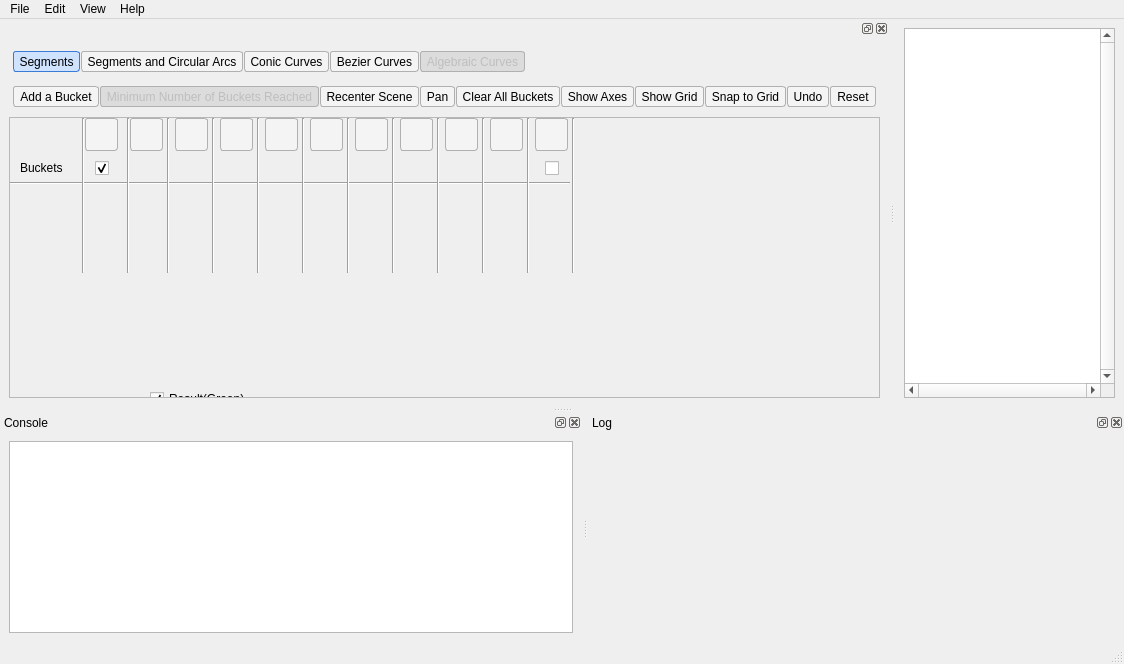
<?xml version="1.0" encoding="UTF-8"?>
<ui version="4.0">
 <class>Boolean_set_operations_2</class>
 <widget class="QMainWindow" name="Boolean_set_operations_2">
  <property name="geometry">
   <rect>
    <x>0</x>
    <y>0</y>
    <width>1124</width>
    <height>664</height>
   </rect>
  </property>
  <property name="windowTitle">
   <string>Boolean Set Operations and Minkowksi Sum</string>
  </property>
  <property name="windowIcon">
   <iconset resource="Boolean_operations_2.qrc">
    <normaloff>:/cgal/icons/resources/cgal_logo.xpm</normaloff>:/cgal/icons/resources/cgal_logo.xpm</iconset>
  </property>
  <widget class="QWidget" name="centralwidget">
   <layout class="QVBoxLayout" name="vertical_layout_2">
    <item>
     <widget class="QGraphicsView" name="graphics_view">
      <property name="focusPolicy">
       <enum>Qt::StrongFocus</enum>
      </property>
      <property name="verticalScrollBarPolicy">
       <enum>Qt::ScrollBarAlwaysOn</enum>
      </property>
      <property name="horizontalScrollBarPolicy">
       <enum>Qt::ScrollBarAlwaysOn</enum>
      </property>
      <property name="transformationAnchor">
       <enum>QGraphicsView::NoAnchor</enum>
      </property>
     </widget>
    </item>
   </layout>
  </widget>
  <widget class="QMenuBar" name="menubar">
   <property name="geometry">
    <rect>
     <x>0</x>
     <y>0</y>
     <width>1124</width>
     <height>25</height>
    </rect>
   </property>
   <widget class="QMenu" name="menu_file">
    <property name="title">
     <string>File</string>
    </property>
    <addaction name="action_new" />
    <addaction name="separator" />
    <addaction name="action_open_linear" />
    <addaction name="action_open_circular" />
    <addaction name="action_open_conic" />
    <addaction name="action_open_bezier" />
    <addaction name="action_open_polyline" />
    <addaction name="separator" />
    <addaction name="action_save_current_bucket" />
    <addaction name="separator" />
    <addaction name="action_quit" />
   </widget>
   <widget class="QMenu" name="menu_edit">
    <property name="title">
     <string>Edit</string>
    </property>
      <addaction name="action_insert_linear"/> 
      <addaction name="action_insert_circular"/>
      <addaction name="action_insert_conic" />
      <addaction name="action_insert_bezier" />
      <addaction name="action_insert_algebraic" />
      <addaction name="separator"/>
      <addaction name="action_insert_polyline" />
      <addaction name="separator"/>
      <addaction name="action_add_color" />
      <addaction name="action_minus_color" />
      <addaction name="separator"/>
      <addaction name="action_delete_all"/>
      <addaction name="action_undo"/>
      <addaction name="action_new"/>
      <addaction name="separator"/>
      <addaction name="action_error_operand"/>
      <addaction name="action_warn_not_empty"/>
   </widget>
   <widget class="QMenu" name="menu_view">
    <property name="title">
     <string>View</string>
    </property>
    <addaction name="action_recenter"/>
    <addaction name="action_pan"/>
    <addaction name="separator"/>
    <addaction name="show_color_bucket"/>
    <addaction name="show_console"/>
    <addaction name="show_info"/>
    <addaction name="separator"/>
    <addaction name="action_axis"/>
    <addaction name="action_grid"/>
    <addaction name="action_grid_denser"/>
    <addaction name="action_grid_sparser"/>
    <addaction name="action_snap_to_grid"/>
   </widget>
   <widget class="QMenu" name="menu_help">
    <property name="title">
     <string>Help</string>
    </property>
    <addaction name="action_about_cgal"/>
    <addaction name="action_about_bolop"/>
    <addaction name="action_about_minkop"/>
    <addaction name="action_about_demo"/>
   </widget>
   <addaction name="menu_file"/>
   <addaction name="menu_edit"/>
   <!-- <addaction name="menu_operations"/> -->
   <addaction name="menu_view"/>
   <addaction name="menu_help"/>
  </widget>
  <widget class="QStatusBar" name="statusbar"/>
  <widget class="QDockWidget" name="console_dock_widget">
   <property name="minimumSize" >
    <size>
      <width>400</width>
      <height>70</height>
    </size>
   </property>
   <property name="allowedAreas">
    <set>Qt::TopDockWidgetArea</set>
   </property>
   <property name="windowTitle">
    <string>Console</string>
   </property>
   <attribute name="dockWidgetArea">
    <number>8</number>
   </attribute>
   <widget class="QWidget" name="dock_widget_contents">
    <layout class="QVBoxLayout" name="vertical_layout_3">
     <item>
      <widget class="QTextEdit" name="console_text_edit">
       <property name="readOnly">
        <bool>true</bool>
       </property>
      </widget>
     </item>
    </layout>
   </widget>
  </widget>
  <widget class="QDockWidget" name="scene_dock_widget">
   <property name="minimumSize" >
    <size>
      <width>593</width>
      <height>200</height>
    </size>
   </property>
   <property name="sizePolicy">
    <sizepolicy hsizetype="Preferred" vsizetype="Expanding">
     <horstretch>0</horstretch>
     <verstretch>0</verstretch>
    </sizepolicy>
   </property>
   <property name="locale">
    <locale language="English" country="UnitedStates"/>
   </property>
   <property name="allowedAreas">
    <set>Qt::BottomDockWidgetArea</set>
   </property>
   <property name="windowTitle">
    <string/>
   </property>
   <attribute name="dockWidgetArea">
    <number>1</number>
   </attribute>
   <widget class="QWidget" name="dock_widget_content">
    <property name="styleSheet">
     <string notr="true">QToolButton {
  background-color: #f4f4f4;
  border: 1px solid #b0b0b0;
  border-radius: 3px;
  padding: 1px;
}
QToolButton:hover {
  background-color: white;
  border-color: #505050;
}
QToolButton:disabled {
  background-color: #dcdcdc;
  border-color: #b0b0b0;
}
QToolButton:checked, QToolButton:pressed {
  background-color: #cfe3ff;
  border-color: #3a7bd5;
}
QLabel#visible_icon, QLabel#draw_header {
  background-color: #f4f4f4;
  border: 1px solid #b0b0b0;
  border-radius: 3px;
}
QLabel#visible_icon:hover, QLabel#draw_header:hover {
  background-color: white;
  border-color: #505050;
}</string>
    </property>
    <layout class="QGridLayout" name="grid_layout_2">
     <item row="0" column="0">
      <layout class="QVBoxLayout" name="vertical_layout">
       <item>
        <layout class="QHBoxLayout" name="horizontal_layout">
         <property name="spacing">
          <number>0</number>
         </property>
         <item>
          <!-- One toolbar for all traits; add new traits actions here. -->
          <widget class="QToolBar" name="traits_tool_bar">
           <attribute name="toolBarArea">
            <enum>TopToolBarArea</enum>
           </attribute>
           <attribute name="toolBarBreak">
            <bool>false</bool>
           </attribute>
           <property name="iconSize">
            <size>
             <width>32</width>
             <height>32</height>
            </size>
           </property>
           <addaction name="action_insert_linear"/>
           <addaction name="action_insert_circular"/>
           <addaction name="action_insert_conic"/>
           <addaction name="action_insert_bezier"/>
           <addaction name="action_insert_algebraic"/>
          </widget>
         </item>
         <item>
          <spacer name="traits_tool_bar_spacer">
           <property name="orientation">
            <enum>Qt::Horizontal</enum>
           </property>
           <property name="sizeHint" stdset="0">
            <size>
             <width>0</width>
             <height>0</height>
            </size>
           </property>
          </spacer>
         </item>
        </layout>
       </item>  
       <item>
        <layout class="QHBoxLayout" name="horizontal_layout_3">
         <property name="spacing">
          <number>0</number>
         </property>
         <item>
          <widget class="QToolBar" name="tools_tool_bar">
           <attribute name="toolBarArea">
            <enum>TopToolBarArea</enum>
           </attribute>
           <attribute name="toolBarBreak">
            <bool>false</bool>
           </attribute>
           <addaction name="action_add_color"/>
           <addaction name="action_minus_color"/>
           <addaction name="action_recenter"/>
           <addaction name="action_pan"/>
           <addaction name="action_delete_all"/>
           <addaction name="action_axis"/>
           <addaction name="action_grid"/>
           <addaction name="action_snap_to_grid"/>
           <addaction name="action_undo"/>
           <addaction name="action_new"/>
          </widget>
         </item>
         <item>
          <spacer name="tools_tool_bar_spacer">
           <property name="orientation">
            <enum>Qt::Horizontal</enum>
           </property>
           <property name="sizeHint" stdset="0">
            <size>
             <width>0</width>
             <height>0</height>
            </size>
           </property>
          </spacer>
         </item>
        </layout>
      </item>
      <item>
        <widget class="QScrollArea" name="scroll_area_2">
         <property name="widgetResizable">
          <bool>true</bool>
         </property>
         <widget class="QWidget" name="scroll_area_widget_contents_2">
            <property name="geometry">
             <rect>
              <x>0</x>
              <y>0</y>
              <width>400</width>
              <height>350</height>
             </rect>
            </property>



            <widget class="Line" name="line0">
              <property name="geometry">
                <rect>
                <x>0</x>
                <y>50</y>
                <width>560</width>
                <height>30</height>
                </rect>
              </property>
              <property name="orientation">
               <enum>Qt::Horizontal</enum>
              </property>
            </widget>
            <widget class="Line" name="line0006">
              <property name="geometry">
                <rect>
                <x>70</x>
                <y>0</y>
                <width>7</width>
                <height>155</height>
                </rect>
              </property>
              <property name="visible">
                <bool>true</bool>
              </property>
              <property name="orientation">
               <enum>Qt::Vertical</enum>
              </property>
            </widget>
            <widget class="Line" name="line1">
              <property name="geometry">
                <rect>
                <x>115</x>
                <y>0</y>
                <width>7</width>
                <height>155</height>
                </rect>
              </property>
              <property name="orientation">
               <enum>Qt::Vertical</enum>
              </property>
            </widget>
            <widget class="Line" name="line2">
              <property name="geometry">
                <rect>
                <x>155</x>
                <y>0</y>
                <width>7</width>
                <height>155</height>
                </rect>
              </property>
              <property name="orientation">
               <enum>Qt::Vertical</enum>
              </property>
            </widget>
            <widget class="Line" name="line3">
              <property name="geometry">
                <rect>
                <x>200</x>
                <y>0</y>
                <width>7</width>
                <height>155</height>
                </rect>
              </property>
              <property name="orientation">
               <enum>Qt::Vertical</enum>
              </property>
            </widget>
            <widget class="Line" name="line4">
              <property name="geometry">
                <rect>
                <x>245</x>
                <y>0</y>
                <width>7</width>
                <height>155</height>
                </rect>
              </property>
              <property name="orientation">
               <enum>Qt::Vertical</enum>
              </property>
            </widget>
            <widget class="Line" name="line5">
              <property name="geometry">
                <rect>
                <x>290</x>
                <y>0</y>
                <width>7</width>
                <height>155</height>
                </rect>
              </property>
              <property name="orientation">
               <enum>Qt::Vertical</enum>
              </property>
            </widget>
            <widget class="Line" name="line6">
              <property name="geometry">
                <rect>
                <x>335</x>
                <y>0</y>
                <width>7</width>
                <height>155</height>
                </rect>
              </property>
              <property name="orientation">
               <enum>Qt::Vertical</enum>
              </property>
            </widget>
            <widget class="Line" name="line0007">
              <property name="geometry">
                <rect>
                <x>380</x>
                <y>0</y>
                <width>7</width>
                <height>155</height>
                </rect>
              </property>
              <property name="visible">
                <bool>true</bool>
              </property>
              <property name="orientation">
               <enum>Qt::Vertical</enum>
              </property>
            </widget>
            <widget class="Line" name="line06">
              <property name="Visible">
                <bool>true</bool>
              </property>
              <property name="geometry">
                <rect>
                <x>425</x>
                <y>0</y>
                <width>7</width>
                <height>155</height>
                </rect>
              </property>
              <property name="orientation">
               <enum>Qt::Vertical</enum>
              </property>
            </widget>
            <widget class="Line" name="line061">
              <property name="Visible">
                <bool>true</bool>
              </property>
              <property name="geometry">
                <rect>
                <x>470</x>
                <y>0</y>
                <width>7</width>
                <height>155</height>
                </rect>
              </property>
              <property name="orientation">
               <enum>Qt::Vertical</enum>
              </property>
            </widget>
            <widget class="Line" name="line062">
              <property name="Visible">
                <bool>true</bool>
              </property>
              <property name="geometry">
                <rect>
                <x>515</x>
                <y>0</y>
                <width>7</width>
                <height>155</height>
                </rect>
              </property>
              <property name="orientation">
               <enum>Qt::Vertical</enum>
              </property>
            </widget>
            <widget class="Line" name="line063">
              <property name="Visible">
                <bool>true</bool>
              </property>
              <property name="geometry">
                <rect>
                <x>560</x>
                <y>0</y>
                <width>7</width>
                <height>155</height>
                </rect>
              </property>
              <property name="orientation">
               <enum>Qt::Vertical</enum>
              </property>
            </widget>



            <widget class="QLabel" name="color_header" >
              <property name="sizePolicy" >
               <sizepolicy vsizetype="Fixed" hsizetype="Preferred" >
                <horstretch>0</horstretch>
                <verstretch>0</verstretch>
               </sizepolicy>
              </property>
              <property name="geometry">
                <rect>
                  <x>10</x>
                  <y>35</y>
                  <width>65</width>
                  <height>30</height>  
                </rect>
              </property>
              <property name="text" >
               <string>Buckets</string>
              </property>
            </widget>
            <widget class="QCheckBox" name="visible_header">
             <property name="geometry">
              <rect>
               <x>85</x>
               <y>35</y>
               <width>30</width>  
               <height>30</height>  
              </rect>
             </property>
             <property name="checkable" >
              <bool>true</bool>
             </property>
             <property name="checked">
              <bool>true</bool>
             </property>
            </widget>
            <widget class="QLabel" name="visible_icon">
              <property name="geometry">  
                <rect>
                  <x>75</x>
                  <y>0</y>
                  <width>33</width>
                  <height>33</height>
                </rect> 
              </property>   
              <property name="sizePolicy" >
               <sizepolicy vsizetype="Fixed" hsizetype="Preferred" >
                <horstretch>0</horstretch>
                <verstretch>0</verstretch>
               </sizepolicy>
              </property>
                <property name="toolTip">
              <string>Visible</string>
             </property>
             <property name="pixmap">  
                <pixmap>:/cgal/icons/resources/vis.bmp</pixmap>  
              </property> 
              <property name="alignment">
               <set>Qt::AlignCenter</set>
              </property>
            </widget>
            <widget class="QLabel" name="draw_header" >  
              <property name="pixmap">  
                <pixmap>:/cgal/icons/resources/draw.png</pixmap>  
              </property> 
              <property name="geometry">  
                <rect>
                  <x>120</x>
                  <y>0</y>
                  <width>33</width>
                  <height>33</height>
                </rect> 
              </property>   
              <property name="toolTip">
                <string>Draw/Insert</string>
              </property>
              <property name="sizePolicy" > 
               <sizepolicy vsizetype="Fixed" hsizetype="Preferred" >  
                <horstretch>0</horstretch>  
                <verstretch>0</verstretch>  
               </sizepolicy>  
              </property> 
              <property name="alignment">
               <set>Qt::AlignCenter</set>
              </property>
            </widget>
            <widget class="QToolButton" name="action_complement_h">
              <property name="geometry">
                <rect>
                  <x>165</x>
                  <y>0</y>
                  <width>33</width>
                  <height>33</height>  
                </rect>
              </property>
              <property name="IconSize">
                <size>
                  <width>27</width>
                  <height>25</height>
                </size>
              </property>
              <property name="sizePolicy" >
               <sizepolicy vsizetype="Fixed" hsizetype="Preferred" >
                <horstretch>0</horstretch>
                <verstretch>0</verstretch>
               </sizepolicy>
              </property>
             <property name="checkable" >
              <bool>true</bool>
             </property>
             <property name="icon">
              <iconset resource="Boolean_operations_2.qrc">
               <normaloff>:/cgal/icons/resources/comp_P.xpm</normaloff>:/cgal/icons/resources/comp_P.xpm</iconset>
             </property>
             <property name="toolTip">
              <string>Complement</string>
             </property>
             <property name="shortcut">
              <string>Ctrl+C</string>
             </property>
            </widget>
            <widget class="QToolButton" name="action_intersection_h">
              <property name="geometry">
                <rect>
                  <x>210</x>
                  <y>0</y>
                  <width>33</width>
                  <height>33</height>  
                </rect>
              </property>
              <property name="IconSize">
                <size>
                  <width>27</width>
                  <height>25</height>
                </size>
              </property>
              <property name="sizePolicy" >
               <sizepolicy vsizetype="Fixed" hsizetype="Preferred" >
                <horstretch>0</horstretch>
                <verstretch>0</verstretch>
               </sizepolicy>
              </property>
             <property name="checkable" >
              <bool>true</bool>
             </property>
             <property name="icon">
              <iconset resource="Boolean_operations_2.qrc">
               <normaloff>:/cgal/icons/resources/intersection.xpm</normaloff>:/cgal/icons/resources/intersection.xpm</iconset>
             </property>
             <property name="toolTip">
              <string>Intersection</string>
             </property>
             <property name="shortcut">
              <string>Ctrl+I</string>
             </property>
            </widget>
            <widget class="QToolButton" name="action_union_h">
              <property name="geometry">
                <rect>
                  <x>255</x>
                  <y>0</y>
                  <width>33</width>
                  <height>33</height>  
                </rect>
              </property>
              <property name="IconSize">
                <size>
                  <width>27</width>
                  <height>25</height>
                </size>
              </property>
              <property name="sizePolicy" >
               <sizepolicy vsizetype="Fixed" hsizetype="Preferred" >
                <horstretch>0</horstretch>
                <verstretch>0</verstretch>
               </sizepolicy>
              </property>
             <property name="checkable" >
              <bool>true</bool>
             </property>
             <property name="icon">
              <iconset resource="Boolean_operations_2.qrc">
               <normaloff>:/cgal/icons/resources/union.xpm</normaloff>:/cgal/icons/resources/union.xpm</iconset>
             </property>
             <property name="toolTip">
              <string>Union</string>
             </property>
             <property name="shortcut">
              <string>Ctrl+U</string>
             </property>
            </widget>
            <widget class="QToolButton" name="action_difference_h">
              <property name="geometry">
                <rect>
                  <x>300</x>
                  <y>0</y>
                  <width>33</width>
                  <height>33</height>  
                </rect>
              </property>
              <property name="IconSize">
                <size>
                  <width>27</width>
                  <height>25</height>
                </size>
              </property>
              <property name="sizePolicy" >
               <sizepolicy vsizetype="Fixed" hsizetype="Preferred" >
                <horstretch>0</horstretch>
                <verstretch>0</verstretch>
               </sizepolicy>
              </property>
             <property name="checkable" >
              <bool>true</bool>
             </property>
             <property name="icon">
              <iconset resource="Boolean_operations_2.qrc">
               <normaloff>:/cgal/icons/resources/diff_PQ.xpm</normaloff>:/cgal/icons/resources/diff_PQ.xpm</iconset>
             </property>
             <property name="toolTip">
              <string>Difference</string>
             </property>
             <property name="shortcut">
              <string>Ctrl+D</string>
             </property>
            </widget>
            <widget class="QToolButton" name="action_symmetric_difference_h">
              <property name="geometry">
                <rect>
                  <x>345</x>
                  <y>0</y>
                  <width>33</width>
                  <height>33</height>  
                </rect>
              </property>
              <property name="IconSize">
                <size>
                  <width>27</width>
                  <height>25</height>
                </size>
              </property>
              <property name="sizePolicy" >
               <sizepolicy vsizetype="Fixed" hsizetype="Preferred" >
                <horstretch>0</horstretch>
                <verstretch>0</verstretch>
               </sizepolicy>
              </property>
             <property name="checkable" >
              <bool>true</bool>
             </property>
             <property name="icon">
              <iconset resource="Boolean_operations_2.qrc">
               <normaloff>:/cgal/icons/resources/symm_diff.xpm</normaloff>:/cgal/icons/resources/symm_diff.xpm</iconset>
             </property>
             <property name="toolTip">
              <string>Symmetric Difference</string>
             </property>
             <property name="shortcut">
              <string>Ctrl+S</string>
             </property>
            </widget>
            <widget class="QToolButton" name="action_minkowski_sum_h">
              <property name="geometry">
                <rect>
                  <x>390</x>
                  <y>0</y>
                  <width>33</width>
                  <height>33</height>  
                </rect>
              </property>
              <property name="IconSize">
                <size>
                  <width>27</width>
                  <height>25</height>
                </size>
              </property>
              <property name="sizePolicy" >
               <sizepolicy vsizetype="Fixed" hsizetype="Preferred" >
                <horstretch>0</horstretch>
                <verstretch>0</verstretch>
               </sizepolicy>
              </property>
             <property name="checkable" >
              <bool>true</bool>
             </property>
             <property name="icon">
              <iconset resource="Boolean_operations_2.qrc">
               <normaloff>:/cgal/icons/resources/mink_sum.xpm</normaloff>:/cgal/icons/resources/mink_sum.xpm</iconset>
             </property>
             <property name="toolTip">
              <string>Minkowski Sum</string>
             </property>
             <property name="shortcut">
              <string>Ctrl+M</string>
             </property>
            </widget>
            <widget class="QToolButton" name="action_copy_h">
              <property name="geometry">
                <rect>
                  <x>435</x>
                  <y>0</y>
                  <width>33</width>
                  <height>33</height>  
                </rect>
              </property>
              <property name="IconSize">
                <size>
                  <width>27</width>
                  <height>25</height>
                </size>
              </property>
              <property name="sizePolicy" >
               <sizepolicy vsizetype="Fixed" hsizetype="Preferred" >
                <horstretch>0</horstretch>
                <verstretch>0</verstretch>
               </sizepolicy>
              </property>
             <property name="checkable" >
              <bool>true</bool>
             </property>
             <property name="icon">
              <iconset resource="Boolean_operations_2.qrc">
               <normaloff>:/cgal/icons/resources/copy.png</normaloff>:/cgal/icons/resources/copy.png</iconset>
             </property>
             <property name="toolTip">
              <string>Copy</string>
             </property>
             <property name="shortcut">
              <string>Ctrl+Shift+C</string>
             </property>
            </widget>
            <widget class="QToolButton" name="action_move_h">
              <property name="geometry">
                <rect>
                  <x>480</x>
                  <y>0</y>
                  <width>33</width>
                  <height>33</height>  
                </rect>
              </property>
              <property name="IconSize">
                <size>
                  <width>27</width>
                  <height>25</height>
                </size>
              </property>
              <property name="sizePolicy" >
               <sizepolicy vsizetype="Fixed" hsizetype="Preferred" >
                <horstretch>0</horstretch>
                <verstretch>0</verstretch>
               </sizepolicy>
              </property>
             <property name="checkable" >
              <bool>true</bool>
             </property>
             <property name="icon">
              <iconset resource="Boolean_operations_2.qrc">
               <normaloff>:/cgal/icons/resources/move.png</normaloff>:/cgal/icons/resources/move.png</iconset>
             </property>
             <property name="toolTip">
              <string>Move</string>
             </property>
             <property name="shortcut">
              <string>Ctrl+Shift+M</string>
             </property>
            </widget>
            <widget class="QCheckBox" name="show_clear">
             <property name="geometry">
              <rect>
               <x>535</x>
               <y>35</y>
               <width>140</width>
               <height>30</height>  
              </rect>
             </property>
              <property name="sizePolicy" >
               <sizepolicy vsizetype="Fixed" hsizetype="Preferred" >
                <horstretch>0</horstretch>
                <verstretch>0</verstretch>
               </sizepolicy>
              </property>
             <property name="checkable" >
              <bool>true</bool>
             </property>
             <property name="checked">
              <bool>false</bool>
             </property>
            </widget>
            <widget class="QToolButton" name="action_clear_h">
              <property name="geometry">
                <rect>
                  <x>525</x>
                  <y>0</y>
                  <width>33</width>
                  <height>33</height>  
                </rect>
              </property>
              <property name="IconSize">
                <size>
                  <width>27</width>
                  <height>25</height>
                </size>
              </property>
              <property name="sizePolicy" >
               <sizepolicy vsizetype="Fixed" hsizetype="Preferred" >
                <horstretch>0</horstretch>
                <verstretch>0</verstretch>
               </sizepolicy>
              </property>
             <property name="checkable" >
              <bool>true</bool>
             </property>
             <property name="icon">
              <iconset resource="Boolean_operations_2.qrc">
               <normaloff>:/cgal/icons/resources/clear.png</normaloff>:/cgal/icons/resources/clear.png</iconset>
             </property>
             <property name="toolTip">
              <string>Clear Selected Bucket</string>
             </property>
            </widget>
            <widget class="QCheckBox" name="show_result">
             <property name="visible">
              <bool>false</bool>
             </property>
             <property name="geometry">
              <rect>
               <x>140</x>
               <y>270</y>
               <width>140</width>
               <height>22</height>
              </rect>
             </property>
             <property name="text">
              <string>Result(Green)</string>
             </property>
             <property name="checked">
              <bool>false</bool>
             </property>
            </widget>
            <widget class="QCheckBox" name="show_copy">
             <property name="visible">
              <bool>false</bool>
             </property>
             <property name="geometry">
              <rect>
               <x>140</x>
               <y>270</y>
               <width>140</width>
               <height>22</height>
              </rect>
             </property>
             <property name="text">
              <string></string>
             </property>
             <property name="checked">
              <bool>true</bool>
             </property>
            </widget>
         </widget>
        </widget>
       </item>
      </layout>
     </item>
    </layout>
   </widget>
  </widget>
  <widget class="QDockWidget" name="info_dock_widget">
   <property name="allowedAreas">
    <set>Qt::LeftDockWidgetArea|Qt::BottomDockWidgetArea</set>
   </property>
   <property name="windowTitle">
    <string>Log</string>
   </property>
   <attribute name="dockWidgetArea">
    <number>8</number>
   </attribute>
   <widget class="QWidget" name="dock_widget_contents_2">
    <layout class="QHBoxLayout" name="horizontal_layout_2">
     <item>
      <layout class="QVBoxLayout" name="vertical_layout_4" stretch="0,0">
       <property name="spacing">
        <number>0</number>
       </property>
       <item>
        <widget class="QScrollArea" name="scroll_area">
         <property name="minimumSize">
          <size>
           <width>350</width>
           <height>0</height>
          </size>
         </property>
         <property name="frameShape">
          <enum>QFrame::NoFrame</enum>
         </property>
         <property name="widgetResizable">
          <bool>true</bool>
         </property>
         <widget class="QWidget" name="scroll_area_widget_contents">
          <property name="geometry">
           <rect>
            <x>0</x>
            <y>0</y>
            <width>625</width>
            <height>173</height>
           </rect>
          </property>
          <layout class="QGridLayout" name="grid_layout">
           <item row="0" column="0">
            <widget class="QLabel" name="info_label">
             <property name="sizePolicy">
              <sizepolicy hsizetype="Preferred" vsizetype="Preferred">
               <horstretch>0</horstretch>
               <verstretch>1</verstretch>
              </sizepolicy>
             </property>
             <property name="contextMenuPolicy">
              <enum>Qt::DefaultContextMenu</enum>
             </property>
             <property name="lineWidth">
              <number>0</number>
             </property>
             <property name="alignment">
              <set>Qt::AlignLeading|Qt::AlignLeft|Qt::AlignTop</set>
             </property>
             <property name="textInteractionFlags">
              <set>Qt::LinksAccessibleByKeyboard|Qt::LinksAccessibleByMouse|Qt::TextBrowserInteraction|Qt::TextSelectableByKeyboard|Qt::TextSelectableByMouse</set>
             </property>
            </widget>
           </item>
          </layout>
         </widget>
        </widget>
       </item>
       <item>
        <widget class="QLabel" name="display_label">
         <property name="text">
          <string/>
         </property>
        </widget>
       </item>
      </layout>
     </item>
    </layout>
   </widget>
  </widget>
  <action name="action_open_linear">
   <property name="icon">
    <iconset resource="Boolean_operations_2.qrc">
     <normaloff>:/cgal/fileToolbar/fileOpen.png</normaloff>:/cgal/fileToolbar/fileOpen.png</iconset>
   </property>
   <property name="text">
    <string>Open Segments</string>
   </property>
   <property name="shortcut">
    <string>Ctrl+L</string>
   </property>
  </action>
  <action name="action_undo">
   <property name="icon">
    <iconset resource="Boolean_operations_2.qrc">
     <normaloff>:/cgal/icons/resources/undo.png</normaloff>:/cgal/icons/resources/undo.png</iconset>
   </property>
   <property name="text">
    <string>Undo</string>
   </property>
   <property name ="shortcut">
    <string>Ctrl+Z</string>
   </property>
  </action>
  <action name="action_recenter">
   <property name="icon">
    <iconset resource="Boolean_operations_2.qrc">
     <normaloff>:/cgal/icons/resources/fit-page-32.png</normaloff>:/cgal/icons/resources/fit-page-32.png</iconset>
   </property>
   <property name="text">
    <string>Recenter Scene</string>
   </property>
   <property name ="shortcut">
    <string>Ctrl+R</string>
   </property>
  </action>
  <action name="minkowski_sum">
   <property name="checkable" >
    <bool>true</bool>
   </property>
   <property name="checked" >
    <bool>false</bool>
   </property>
   <property name="icon">
    <iconset resource="Boolean_operations_2.qrc">
     <normaloff>:/cgal/icons/resources/Minkowski_sum_2.png</normaloff>:/cgal/icons/resources/Minkowski_sum_2.png</iconset>
   </property>
   <property name="text">
    <string>Minkowski Mode</string>
   </property>
   <property name="toolTip" >
    <string>Minkowski Mode</string>
   </property>
  </action>
  <action name="action_insert_linear">
   <property name="checkable" >
    <bool>true</bool>
   </property>
   <property name="checked" >
    <bool>true</bool>
   </property>
   <property name="icon">
    <iconset resource="Boolean_operations_2.qrc">
     <normaloff>:/cgal/icons/resources/insert_polygon.xpm</normaloff>:/cgal/icons/resources/insert_polygon.xpm</iconset>
   </property>
   <property name="text">
    <string>Segments</string>
   </property>
   <property name="toolTip" >
    <string>Segments</string>
   </property>
  </action>
  <action name="action_insert_circular">
   <property name="checkable" >
    <bool>true</bool>
   </property>
   <property name = "checked">
    <bool>false</bool>
   </property>
   <property name="icon">
    <iconset resource="Boolean_operations_2.qrc">
     <normaloff>:/cgal/icons/resources/insert_circle.xpm</normaloff>:/cgal/icons/resources/insert_circle.xpm</iconset>
   </property>
   <property name="text">
    <string>Segments and Circular Arcs</string>
   </property>
   <property name="toolTip" >
    <string>Segments and Circular Arcs</string>
   </property>
  </action>
  <action name="action_visible">
   <property name="checkable" >
    <bool>true</bool>
   </property> 
   <property name="icon">
    <iconset resource="Boolean_operations_2.qrc">
     <normaloff>:/cgal/icons/resources/vis.bmp</normaloff>:/cgal/icons/resources/vis.bmp</iconset>
   </property>
   <property name="text">
    <string>Visible</string>
   </property>
   <property name="shortcut">
    <string>Ctrl+V</string>
   </property>
  </action>
  <action name="action_about_cgal">
   <property name="text">
    <string>&amp;About CGAL...</string>
   </property>
  </action>
  <action name="action_about_bolop">
   <property name="text">
    <string>&amp;About 2D Regularized Boolean Operations...</string>
   </property>
  </action>
  <action name="action_about_demo">
   <property name="text">
    <string>&amp;About this demo...</string>
   </property>
  </action>
  <action name="action_about_minkop">
   <property name="text">
    <string>&amp;About 2D Minkowski sums...</string>
   </property>
  </action>
  <action name="action_close">
   <property name="text">
    <string>&amp;Quit</string>
   </property>
   <property name="shortcut">
    <string>Ctrl+Q</string>
   </property>
  </action>
  <action name="action_add_new_polygon">
   <property name="text">
    <string>Add new polygon</string>
   </property>
  </action>
  <action name="show_color_bucket">
   <property name="text">
    <string>Operations</string>
   </property>
   <property name="checkable">
    <bool>true</bool>
   </property>
   <property name="checked">
    <bool>true</bool>
   </property>
  </action>
  <action name="show_console">
   <property name="text">
    <string>Console</string>
   </property>
   <property name="checkable">
    <bool>true</bool>
   </property>
   <property name="checked">
    <bool>true</bool>
   </property>
  </action>
  <action name="action_error_operand">
   <property name="text">
    <string>Show Error When the Draw/Insert Bucket Is a Non-Empty Operand</string>
   </property>
   <property name="checkable">
    <bool>true</bool>
   </property>
   <property name="checked">
    <bool>true</bool>
   </property>
  </action>
  <action name="action_warn_not_empty">
   <property name="text">
    <string>Warn When the Draw/Insert Bucket Is Not Empty</string>
   </property>
   <property name="checkable">
    <bool>true</bool>
   </property>
   <property name="checked">
    <bool>true</bool>
   </property>
  </action>
  <action name="show_info">
   <property name="text">
    <string>Log</string>
   </property>
   <property name="checkable">
    <bool>true</bool>
   </property>
   <property name="checked">
    <bool>true</bool>
   </property>
  </action>
  <action name="action_pan">
   <property name="checkable" >
    <bool>true</bool>
   </property>  
   <property name="icon">
    <iconset resource="Boolean_operations_2.qrc">
     <normaloff>:/cgal/icons/resources/hand.png</normaloff>:/cgal/icons/resources/hand.png</iconset>
   </property>
   <property name="text">
    <string>&amp;Pan</string>
   </property>
   <property name="shortcut">
    <string>Ctrl+shift+P</string>
   </property>
  </action>
  <action name="action_add_color">
   <property name="checkable" >
    <bool>false</bool>
   </property>  
   <property name="text">
    <string>&amp;Add a Bucket</string>
   </property>
  </action>
  <action name="action_minus_color">
    <property name="enabled">
      <bool>false</bool>
    </property>
    <property name="Visible"  >
      <bool>true</bool>
    </property>
    <property name="checkable" >
     <bool>false</bool>
    </property>
    <property name="text">
      <string>&amp;Minimum Number of Buckets Reached</string>
    </property>
  </action>
  <action name="action_delete_all">
   <property name="icon">
    <iconset resource="Boolean_operations_2.qrc">
     <normaloff>:/cgal/icons/resources/check-off.png</normaloff>:/cgal/icons/resources/check-off.png</iconset>
   </property> 
   <property name="text">
    <string>Clear All Buckets</string>
   </property>
  </action>
  <action name="action_grid">
   <property name="checkable">
    <bool>true</bool>
   </property>
   <property name="icon">
    <iconset resource="Boolean_operations_2.qrc">
     <normaloff>:/cgal/icons/resources/show_grid.png</normaloff>:/cgal/icons/resources/show_grid.png</iconset>
   </property>
   <property name="text">
    <string>Show &amp;Grid</string>
   </property>
   <property name="shortcut">
    <string>Ctrl+Shift+G</string>
   </property>
  </action>
  <action name="action_grid_denser">
   <property name="text">
    <string>&amp;Increase Grid Density</string>
   </property>
  </action>
  <action name="action_grid_sparser">
   <property name="text">
    <string>&amp;Decrease Grid Density</string>
   </property>
  </action>
  <action name="action_snap_to_grid">
   <property name="checkable">
    <bool>true</bool>
   </property>
   <property name="icon">
    <iconset resource="Boolean_operations_2.qrc">
     <normaloff>:/cgal/icons/resources/snap.png</normaloff>:/cgal/icons/resources/snap.png</iconset>
   </property>
   <property name="text">
    <string>&amp;Snap to Grid</string>
   </property>
   <property name="shortcut">
    <string>Ctrl+Shift+N</string>
   </property>
  </action>
  <action name="action_axis" >
   <property name="checkable" >
    <bool>true</bool>
   </property>  
   <property name="icon" >
    <iconset resource="boolean_operations_2.qrc" >
     <normaloff>:/cgal/icons/resources/axis.png</normaloff>:/cgal/icons/resources/axis.png</iconset>
   </property>
   <property name="text" >
    <string>Show &amp;Axes</string>
   </property>
   <property name="shortcut">
    <string>Ctrl+Shift+A</string>
   </property>
  </action>
  <action name="action_new" >
   <property name="icon" >
    <iconset resource="boolean_operations_2.qrc" >
     <normaloff>:/cgal/icons/resources/reset.png</normaloff>:/cgal/icons/resources/reset.png</iconset>
   </property>
   <property name="text" >
    <string>&amp;Reset</string>
   </property>
   <property name="shortcut">
    <string>Ctrl+Shift+R</string>
   </property>
  </action>
  <action name="action_open_circular" >
   <property name="icon" >
    <iconset resource="boolean_operations_2.qrc" >
     <normaloff>:/cgal/fileToolbar/fileOpen.png</normaloff>:/cgal/fileToolbar/fileOpen.png</iconset>
   </property>
   <property name="text" >
    <string>Open Segments and Circular Arcs</string>
   </property>
   <property name="shortcut">
    <string>Ctrl+X</string>
   </property>
  </action>
  <action name="action_open_bezier" >
   <property name="icon" >
    <iconset resource="boolean_operations_2.qrc" >
     <normaloff>:/cgal/fileToolbar/fileOpen.png</normaloff>:/cgal/fileToolbar/fileOpen.png</iconset>
   </property>
   <property name="text" >
    <string>Open Bezier Curves</string>
   </property>
   <property name="shortcut">
    <string>Ctrl+B</string>
   </property>
  </action>
  <action name="action_open_polyline" >
   <property name="icon" >
    <iconset resource="boolean_operations_2.qrc" >
     <normaloff>:/cgal/fileToolbar/fileOpen.png</normaloff>:/cgal/fileToolbar/fileOpen.png</iconset>
   </property>
   <property name="text" >
    <string>Open Polylines</string>
   </property>
   <property name="shortcut">
    <string>Ctrl+P</string>
   </property>
  </action>
  <action name="action_open_conic" >
   <property name="icon" >
    <iconset resource="boolean_operations_2.qrc" >
     <normaloff>:/cgal/fileToolbar/fileOpen.png</normaloff>:/cgal/fileToolbar/fileOpen.png</iconset>
   </property>
   <property name="text" >
    <string>Open Conic Curves</string>
   </property>
  </action>
  <action name="action_save_current_bucket" >
   <property name="icon" >
    <iconset resource="boolean_operations_2.qrc" >
     <normaloff>:/cgal/fileToolbar/fileSave.png</normaloff>:/cgal/fileToolbar/fileSave.png</iconset>
   </property>
   <property name="text" >
    <string>&amp;Save Active Set</string>
   </property>
   <property name="shortcut">
    <string>Ctrl+Shift+S</string>
   </property>
  </action>
  <action name="action_quit" >
   <property name="text" >
    <string>&amp;Quit</string>
   </property>
   <property name="shortcut" >
    <string>Ctrl+Q</string>
   </property>
  </action>
  <action name="action_insert_conic">
   <property name="checkable">
    <bool>true</bool>
   </property>
   <property name="icon">
    <iconset resource="Boolean_operations_2.qrc">
     <normaloff>:/cgal/icons/resources/insert_conic.png</normaloff>:/cgal/icons/resources/insert_conic.png</iconset>
   </property>
   <property name="text">
    <string>Conic Curves</string>
   </property>
   <property name="toolTip">
    <string>Conic Curves</string>
   </property>
  </action>
  <action name="action_insert_algebraic">
   <property name="checkable">
    <bool>true</bool>
   </property>
   <property name="enabled">
    <bool>false</bool>
   </property>
   <property name="icon">
    <iconset resource="Boolean_operations_2.qrc">
     <normaloff>:/cgal/icons/resources/insert_algebraic.png</normaloff>:/cgal/icons/resources/insert_algebraic.png</iconset>
   </property>
   <property name="text">
    <string>Algebraic Curves</string>
   </property>
   <property name="toolTip">
    <string>Algebraic Curves</string>
   </property>
  </action>
  <action name="action_insert_bezier" >
   <property name="checkable" >
    <bool>true</bool>
   </property>
   <property name="checked" >
    <bool>false</bool>
   </property>
   <property name="icon" >
    <iconset resource="boolean_operations_2.qrc" >
     <normaloff>:/cgal/icons/resources/insert_bezier.xpm</normaloff>:/cgal/icons/resources/insert_bezier.xpm
    </iconset>
   </property>
   <property name="text" >
    <string>Bezier Curves</string>
   </property>
   <property name="toolTip" >
    <string>Bezier Curves</string>
   </property>
  </action>
  <action name="action_insert_polyline" >
   <property name="checkable" >
    <bool>true</bool>
   </property>
   <property name="checked" >
    <bool>false</bool>
   </property>
   <property name="icon" >
    <iconset resource="boolean_operations_2.qrc" >
     <normaloff>:/cgal/icons/resources/insert_polyline.xpm</normaloff>:/cgal/icons/resources/insert_polyline.xpm
    </iconset>
   </property>
   <property name="text" >
    <string>Polyline/Polycurve</string>
   </property>
   <property name="toolTip" >
    <string>Polyline/Polycurve</string>
   </property>
  </action>
 </widget>
 <resources>
  <include location="Boolean_operations_2.qrc"/>
 </resources>
 <connections/>
</ui>
